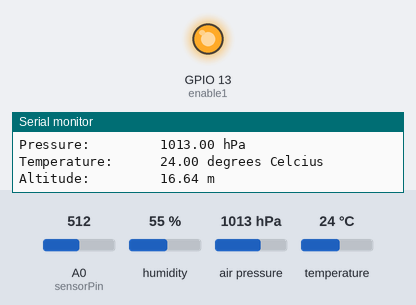
Bench run of a sketch on a simulated ESP8266 (NodeMCU). Parts: output pins drawn as LEDs (lit = HIGH), the last lines printed to the serial monitor. Inputs (shaded band) come from the test bench; at power-on: A0 (sensorPin) = 512, humidity 55 %, air pressure 1013 hPa, temperature 24 °C. WiFi joins after 1.5 s; servers stay silent unless stated.

Above: at 1.66 s.
At 9.3 s:
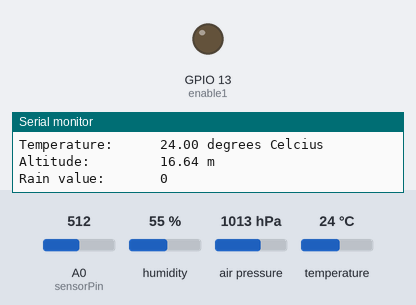
Timing chart, 0 to 21.6 s (numbered marks = the images above):
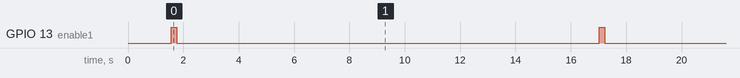

The sketch:

iot_live_weather.ino
```cpp
#include <DHT.h>    //library DHT11
#include <ESP8266WiFi.h>  //library esp
#include <Wire.h>   //library bmp180
#include <Adafruit_Sensor.h>
#include <Adafruit_BMP085_U.h>

Adafruit_BMP085_Unified bmp = Adafruit_BMP085_Unified(10085);


// replace with your channel’s thingspeak API key,
String apiKey = "D9SLFAR0VFZLO6YT";                         //fill in the api key from thingspeak
const char* ssid = "GOPI";                                  //fill in your wifi name
const char* password = "Spidey06";                          //fill in your wifi password

const char* server = "api.thingspeak.com";
#define DHTPIN 0    // what pin we’re connected to

DHT dht(DHTPIN, DHT11);
WiFiClient client;

int sensorPin = A0;       // input for  rain sensor

int enable1 = 13;         // enable reading Rain sensor

int RainSensor = 0;     // variable to store the value coming from sensor Rain sensor

//--------------------------setup-------------------------
void setup() {

// declare the enable  as an OUTPUT:
pinMode(enable1, OUTPUT);

Serial.begin(115200);
delay(10);

dht.begin();

WiFi.begin(ssid, password);

while (WiFi.status() != WL_CONNECTED) {
delay(500);
Serial.print(".");
}
Serial.println("");
Serial.println("WiFi connected");

}


void loop() {
//--------------------------DHT11-------------------------

float h = dht.readHumidity();
float t = dht.readTemperature();

if (isnan(h) || isnan(t)) {
Serial.println("Failed to read from DHT sensor!!");
return;
}

Serial.print("Temperature:      ");
Serial.print(t);
Serial.print(" degrees Celcius ");
Serial.println();

Serial.print("Humidity:         ");
Serial.print(h);
Serial.print("%");
Serial.println();


//---dew point with the temperature and the humidity---

double gamma = log(h/100) + ((17.62*t) / (243.5+t));
double dp = 243.5*gamma / (17.62-gamma);

Serial.print("Dew point:        ");
Serial.print(dp);
Serial.print(" degrees Celcius ");
Serial.println();

//--------------------------BMP180------------------------

if(!bmp.begin()) {
Serial.print("Failed to read from BMP sensor!!");
while(1);
}

sensors_event_t event;
bmp.getEvent(&event);

Serial.print("Pressure:         ");
Serial.print(event.pressure);
Serial.println(" hPa");

float temperature;
bmp.getTemperature(&temperature);
Serial.print("Temperature:      ");
Serial.print(temperature);
Serial.println(" degrees Celcius ");

//---measure the altitude with the temperature and the air pressure---

float seaLevelPressure = 1015;
Serial.print("Altitude:         ");
Serial.print(bmp.pressureToAltitude(seaLevelPressure,event.pressure));
Serial.println(" m");


//--------------------------Rain Sensor-------------------------

digitalWrite(enable1, HIGH);

delay(100);
RainSensor = analogRead(sensorPin);
RainSensor = constrain(RainSensor, 150, 440);
RainSensor = map(RainSensor, 150, 440, 1023, 0);

Serial.print("Rain value:       ");
Serial.println(RainSensor);
Serial.println();
delay(100);

digitalWrite(enable1, LOW);

//--------------------------thingspeak-------------------------

if (client.connect(server,80)) { // "184.106.153.149" or api.thingspeak.com
String postStr = apiKey;
postStr +="&field1=";
postStr += String(t);
postStr +="&field2=";
postStr += String(h);
postStr +="&field3=";
postStr += String(dp);
postStr +="&field4=";
postStr += String(event.pressure);
postStr +="&field5=";
postStr += String(temperature);
postStr +="&field6=";
postStr += String(RainSensor);
postStr +="&field7=";
postStr += String(bmp.pressureToAltitude(seaLevelPressure,event.pressure));
postStr += "\r\n\r\n\r\n\r\n\r\n\r\n\r\n";

client.print("POST /update HTTP/1.1\n");
client.print("Host: api.thingspeak.com\n");
client.print("Connection: close\n");
client.print("X-THINGSPEAKAPIKEY: "+apiKey+"\n");
client.print("Content-Type: application/x-www-form-urlencoded\n");
client.print("Content-Length: ");
client.print(postStr.length());
client.print("\n\n\n\n\n\n\n\n");
client.print(postStr  );

}
client.stop();

delay(15000);   // thingspeak needs minimum 15 sec delay between updates
}
```

Measured:
- by itself, GPIO 13 (enable1): alternates HIGH for 0.20 s and LOW for 15.3 s
